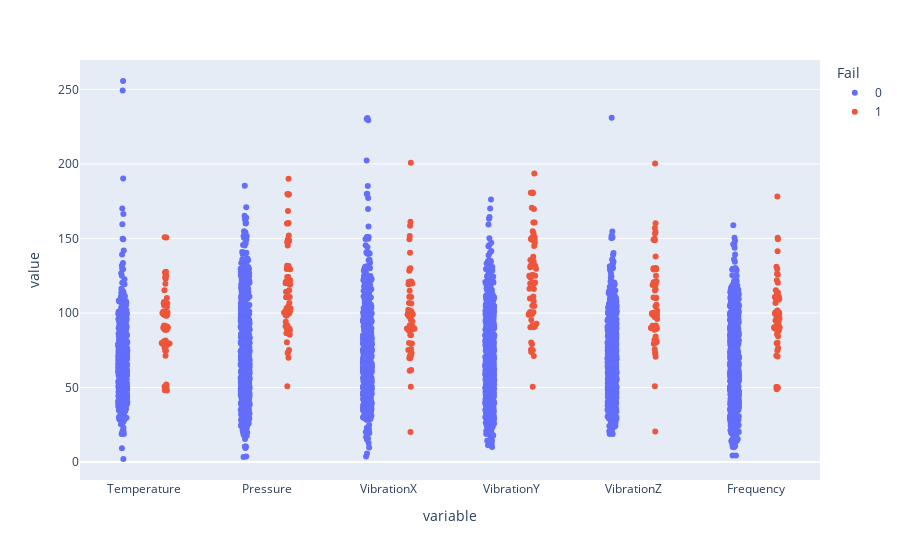

Source (notebook cell):
### Code cell
px.strip(data_frame=param_fpso_df.drop('Cycle', axis =1), color='Fail')

### Figure 1 — Plotly figure (JSON) as saved in the notebook; plotly's stock layout.template omitted (floating-point values rounded to 4 significant figures; data arrays with more than 128 entries replaced by an {"elided": "..."} marker saying what was removed)
{"data": [{"alignmentgroup": "True", "boxpoints": "all", "fillcolor": "rgba(255,255,255,0)", "hoveron": "points", "hovertemplate": "Fail=0<br>variable=%{x}<br>value=%{y}<extra></extra>", "legendgroup": "0", "line": {"color": "rgba(255,255,255,0)"}, "marker": {"color": "#636efa"}, "name": "0", "offsetgroup": "0", "orientation": "v", "pointpos": 0, "showlegend": true, "type": "box", "x": {"elided": "4404 str values"}, "x0": " ", "xaxis": "x", "y": {"elided": "4404 float values"}, "y0": " ", "yaxis": "y"}, {"alignmentgroup": "True", "boxpoints": "all", "fillcolor": "rgba(255,255,255,0)", "hoveron": "points", "hovertemplate": "Fail=1<br>variable=%{x}<br>value=%{y}<extra></extra>", "legendgroup": "1", "line": {"color": "rgba(255,255,255,0)"}, "marker": {"color": "#EF553B"}, "name": "1", "offsetgroup": "1", "orientation": "v", "pointpos": 0, "showlegend": true, "type": "box", "x": {"elided": "396 str values"}, "x0": " ", "xaxis": "x", "y": {"elided": "396 float values"}, "y0": " ", "yaxis": "y"}], "layout": {"autosize": true, "boxmode": "group", "legend": {"title": {"text": "Fail"}, "tracegroupgap": 0}, "margin": {"t": 60}, "xaxis": {"anchor": "y", "autorange": true, "domain": [0, 1], "range": [-0.514, 5.514], "title": {"text": "variable"}, "type": "category"}, "yaxis": {"anchor": "x", "autorange": true, "domain": [0, 1], "range": [-12.0, 269.7], "title": {"text": "value"}, "type": "linear"}}}
